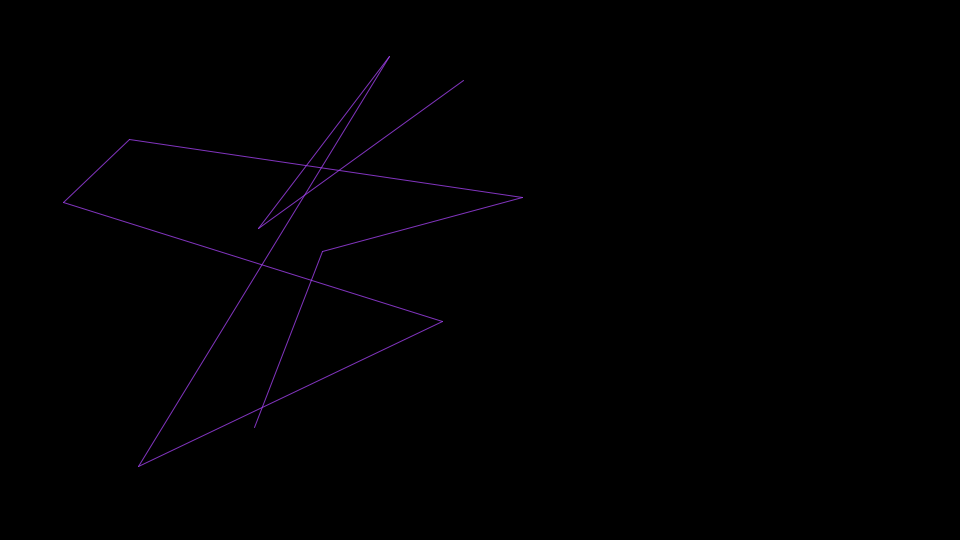
Frame 1 (no input)
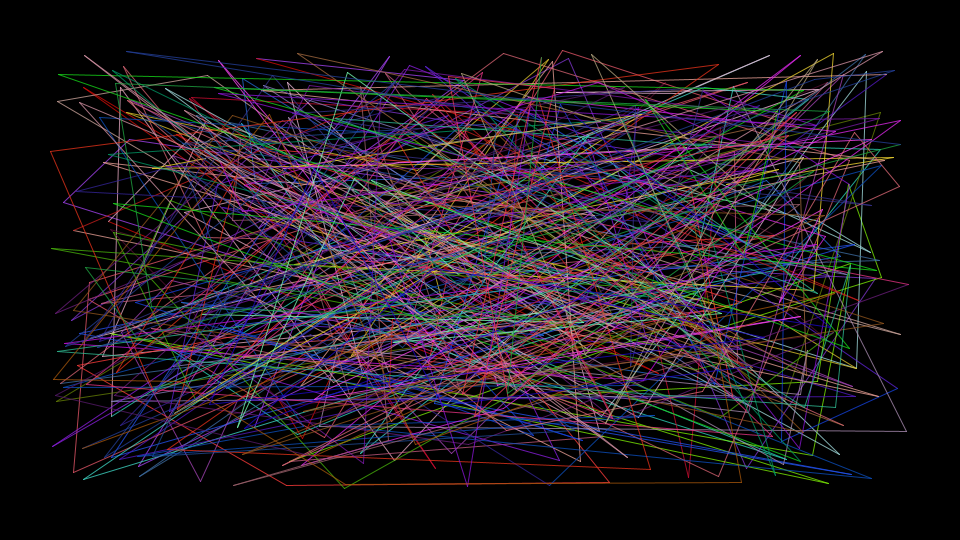
Frame 60 (the mouse pressed at the canvas centre just before this capture)
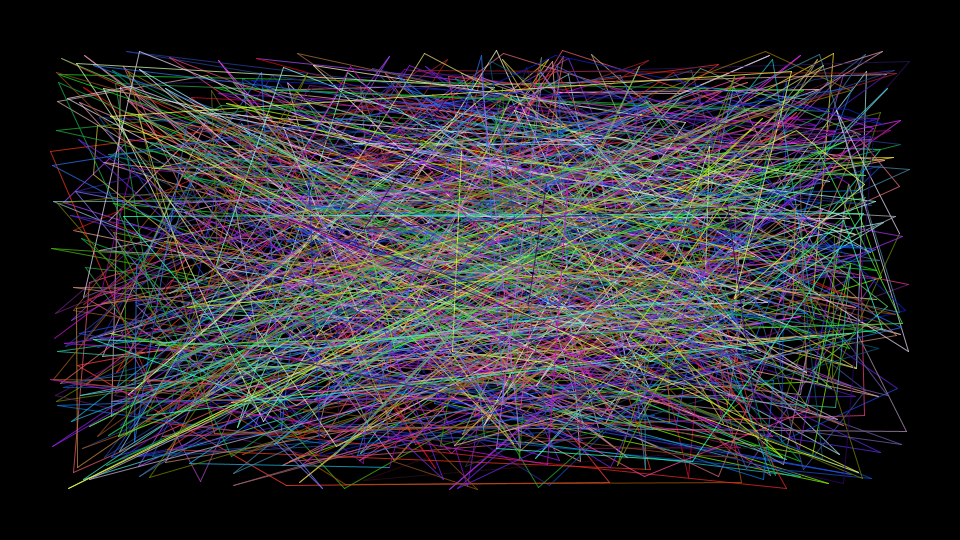
Frame 120 (the mouse held since frame 60 and released just before this capture)

The Processing sketch that drew these frames (run headless with seeded random() and noise(); from frame 60 on, the mouse is pressed at the canvas centre):

// Processing sketch: Sol_Lewitt_assignment_c
// ── Sol_Lewitt_assignment_c.pde
float xPos, yPos, xPPos, yPPos;
color  mainColor;
color  strokeColor;
 
void setup()
{
  size(960,540);
  background(0);
  stroke(0,0,0);
  strokeWeight(0.1);
  smooth();
  frameRate(5);

   
  mainColor = color(0,0,0);
  
   
  xPPos = width/2;
  yPPos = height/2;
}
 
void draw()
{
  //use
  strokeColor = color(random(255),random(255),random(255));
  for(int i = 0; i<10; i++){
  xPos = random(50,width-50);
  yPos = random(50,height-50);
   
  line(xPos,yPos,xPPos,yPPos);
  noStroke();
  strokeWeight(1);
  stroke(strokeColor,200);
  xPPos = xPos;
  yPPos = yPos;
  if(frameCount%8==0);
   }
  
  {
     
  }
   
 
}
